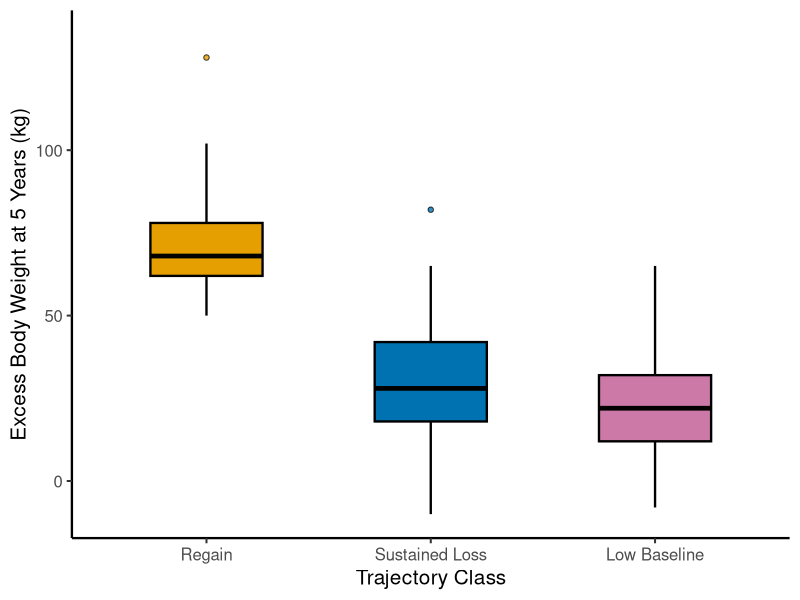

This figure's R source:
library(ggplot2)
library(dplyr)

df = read.csv("data.csv")
box_df = df |> group_by(class) |> slice(1) |> ungroup() |> mutate(class = factor(class))
outlier_df = df |> filter(!is.na(outlier)) |> mutate(class = factor(class))

class_colors = c("1" = "#E69F00", "2" = "#0072B2", "3" = "#CC79A7")

p = ggplot(box_df, aes(x = class, fill = class)) +
  geom_boxplot(
    aes(ymin = ymin, lower = lower, middle = middle, upper = upper, ymax = ymax),
    stat = "identity", color = "black", linewidth = 0.8, width = 0.5, outlier.shape = NA
  ) +
  geom_point(data = outlier_df, aes(x = class, y = outlier, fill = class),
             size = 1.5, alpha = 0.8, shape = 21, color = "black") +
  scale_fill_manual(values = class_colors) +
  scale_x_discrete(labels = c("1" = "Regain", "2" = "Sustained Loss", "3" = "Low Baseline")) +
  scale_y_continuous(breaks = c(0, 50, 100), limits = c(NA, 135)) +
  labs(x = "Trajectory Class", y = "Excess Body Weight at 5 Years (kg)") +
  theme_classic(base_size = 15) +
  theme(legend.position = "none", axis.line = element_line(linewidth = 0.8))

ggsave("figs1c.png", p, width = 5, height = 4, dpi = 800, bg = "white")
